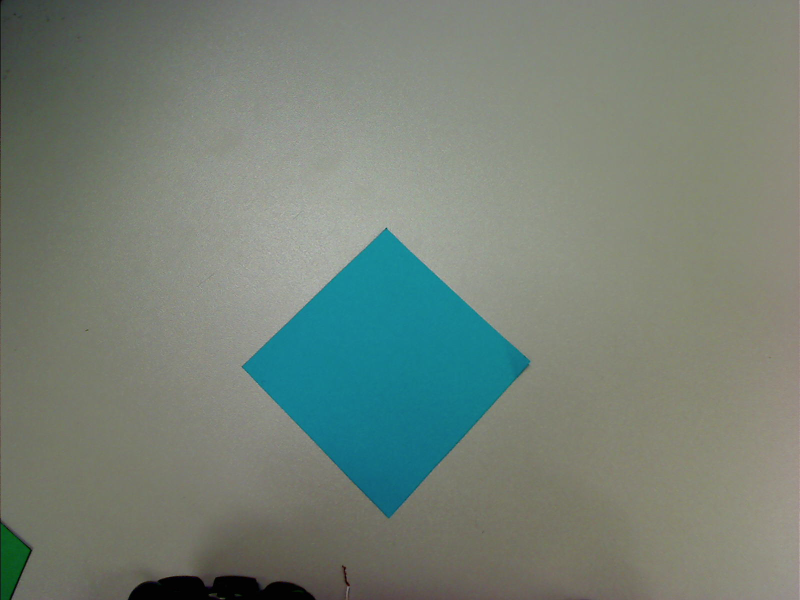
#> input picture glo/BlackPearl/ilebleue.png, 1600 x 1200 px (shown at 1/2 size)
$ python -i DetectionIles.py   (imports and definitions only)   (older library calls are emulated)
#> lines starting #> are read from the running program, lines starting #| are printed output that depends on the picture; after the words box and inside, x2 and y2 are one past the last pixel; in counts of white or black regions, pixels touching at a corner belong together; pictures that were not available may be replaced by others from this repository, and a replacement may not be noted
# import the necessary packages
import numpy as np
import cv2
from ElementCartographique import ElementCartographique
from Tresor import Tresor
from Ile import Ile


class DetectionIles(object):

    def __init__(self, image):
        self.imageCamera = image

        self.patronTriangle = cv2.imread('Image/triangle.png', 0)
        self.patronCercle = cv2.imread('Image/cercle.png', 0)
        self.patronCarre = cv2.imread('Image/carre.png', 0)
        self.patronPentagone = cv2.imread('Image/pentagone.png', 0)

        self.formesConnues = []
        self.ilesIdentifiees = []
        self.tresorIdentifies = []
        self.nombreFormes = 0
        self.nombreIles = 0

        #Intervalle clair, intervalle fonce
        self.intervalleRouge = np.array([100, 65, 200]), np.array([15, 0, 75]), "Rouge"
        self.intervalleBleu = np.array([255, 255, 102]), np.array([102, 102, 0]), "Bleu"
        self.intervalleJaune = np.array([51, 216, 242]), np.array([10, 120, 140]), "Jaune"
        self.intervalleVert = np.array([102, 255, 102]), np.array([0, 102, 0]), "Vert"

    def definirFormesConnues(self):
        """
        Definition d'un contour parfait pour chaque forme que le systeme devra detecter.
        Ces formes seront compares aux contours trouves par le systeme
        """

        precision, threshTriangle = cv2.threshold(self.patronTriangle, 127, 255, 0)
        precision, threshCercle = cv2.threshold(self.patronCercle, 127, 255, 0)
        precision, threshCarre = cv2.threshold(self.patronCarre, 127, 255, 0)
        precision, threshPentagone = cv2.threshold(self.patronPentagone, 127, 255, 0)

        # Recherche des contours
        _, contoursTriangle, _ = cv2.findContours(threshTriangle, cv2.RETR_EXTERNAL, cv2.CHAIN_APPROX_SIMPLE)
        self.cntTriangle = contoursTriangle[0]
        _, contoursCercle, _ = cv2.findContours(threshCercle, cv2.RETR_EXTERNAL, cv2.CHAIN_APPROX_SIMPLE)
        self.cntCercle = contoursCercle[0]
        _, contoursCarre, _ = cv2.findContours(threshCarre, cv2.RETR_EXTERNAL, cv2.CHAIN_APPROX_SIMPLE)
        self.cntCarre = contoursCarre[0]
        _, contoursPentagone, _ = cv2.findContours(threshPentagone, cv2.RETR_EXTERNAL, cv2.CHAIN_APPROX_SIMPLE)
        self.cntPentagone = contoursPentagone[0]

        # Ajoute les formes predeterminees dans une liste
        self.formesConnues.append(self.cntTriangle)
        self.formesConnues.append(self.cntCarre)
        self.formesConnues.append(self.cntCercle)
        self.formesConnues.append(self.cntPentagone)

    # [128 lines left out: functions detecterIles, detecterFormeCouleur, trouverForme, detecterTresor, getNombreFormes, getNombreIles, not called in this run]

    def getIlesIdentifiees(self):
        return self.ilesIdentifiees

    def getTresorsIdentifies(self):
        return self.tresorIdentifies

>>> import cv2
>>> picture = cv2.imread('../BlackPearl/ilebleue.png', cv2.IMREAD_GRAYSCALE)
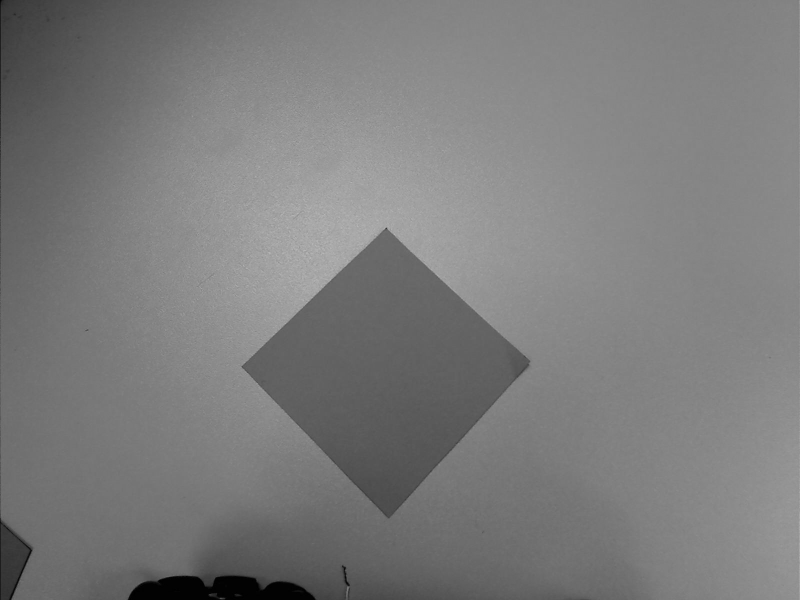
#> picture: shape (1200, 1600) (shown at 1/2 size); min 0, max 193, mean 123.8
>>> result = DetectionIles(picture).definirFormesConnues()
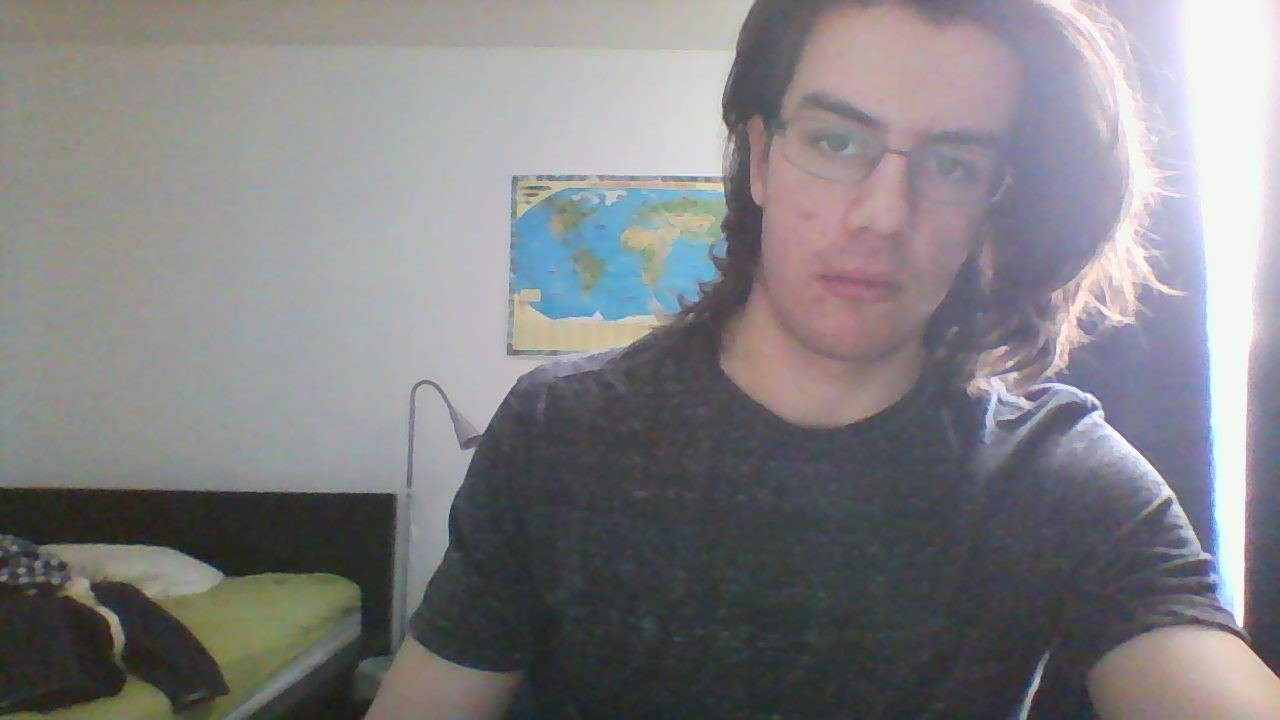
#> input picture glo/BlackPearl/imageReelle.png, 1280 x 720 px, given in place of cercle.png, which was not available
#> in __init__, `self.patronCercle = cv2.imread('Image/cercle.png', 0)`:
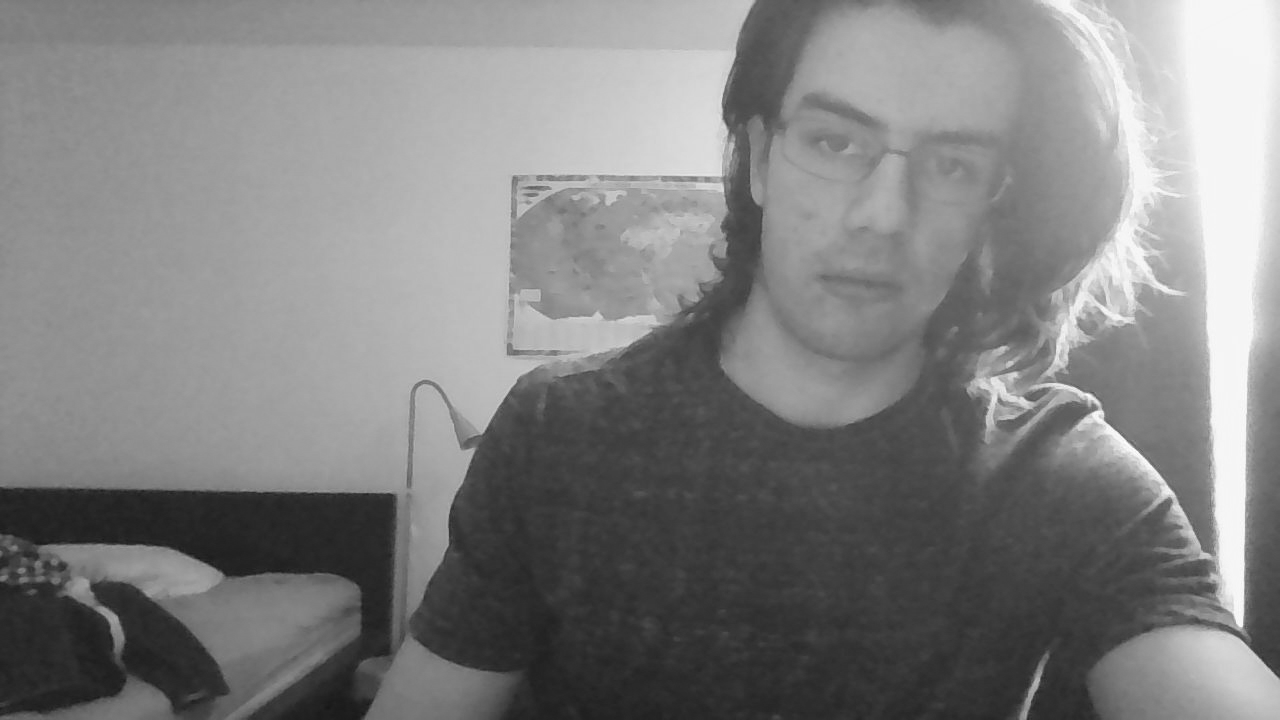
#> self.patronCercle: shape (720, 1280); min 22, max 254, mean 128.6
#> in definirFormesConnues, `precision, threshTriangle = cv2.threshold(self.patronTriangle, 127, 25..`:
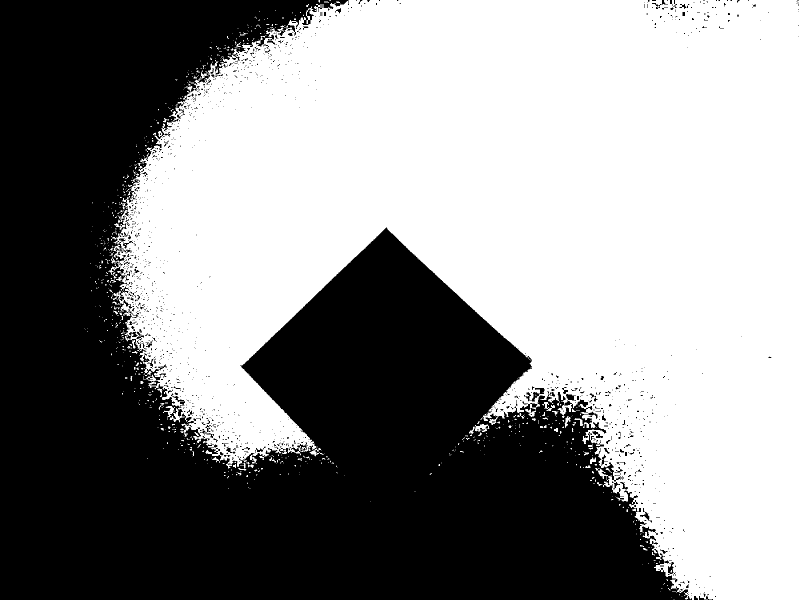
#> threshTriangle: shape (1200, 1600) (shown at 1/2 size); 55.1% white; 1375 black regions (1281 under 20 px), largest, box (x1, y1, x2, y2) and area: (0, 0, 1384, 1200) 852246, (1048, 776, 1090, 803) 364, (400, 850, 428, 876) 166
#> in definirFormesConnues, `precision, threshCercle = cv2.threshold(self.patronCercle, 127, 255, 0)`:
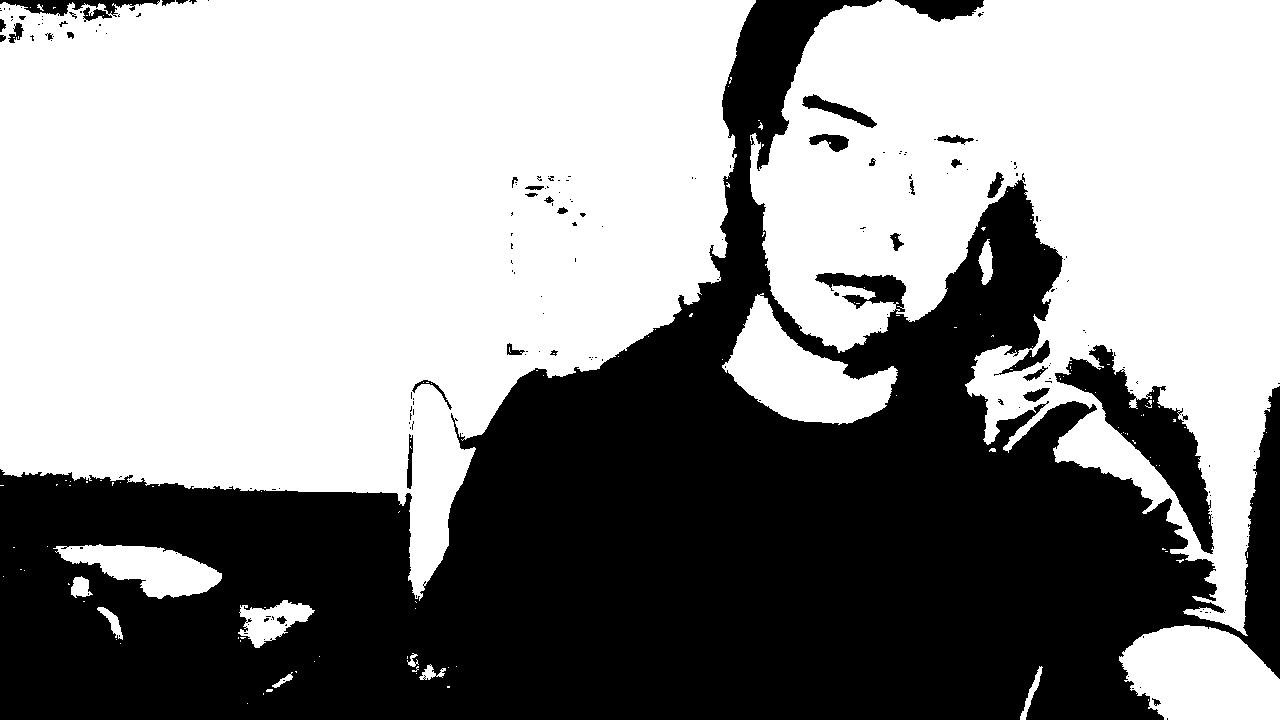
#> threshCercle: shape (720, 1280); 58.2% white; 193 black regions (156 under 20 px)
#> in definirFormesConnues, `_, contoursTriangle, _ = cv2.findContours(threshTriangle, cv2.RETR_EXT..`: contoursTriangle = 694 contours, 658 with area under 20; largest, box (x1, y1, x2, y2) and area: (216, 0, 1600, 1200) 1056856, (938, 848, 979, 872) 288, (1190, 936, 1216, 960) 146, (1050, 817, 1072, 834) 129, (1084, 804, 1110, 822) 112
#> in definirFormesConnues, `self.cntTriangle = contoursTriangle[0]`: self.cntTriangle = [[1347, 1199], [1348, 1199]]
#> in definirFormesConnues, `_, contoursCercle, _ = cv2.findContours(threshCercle, cv2.RETR_EXTERNA..`: contoursCercle = 92 contours, 79 with area under 20; largest, box (x1, y1, x2, y2) and area: (0, 0, 756, 601) 320787, (750, 0, 1280, 636) 196048, (1119, 625, 1280, 720) 11628, (722, 293, 898, 425) 10378, (53, 544, 222, 599) 4797
#> in definirFormesConnues, `self.cntCercle = contoursCercle[0]`: self.cntCercle = [[247, 703]]
#> in definirFormesConnues, `_, contoursCarre, _ = cv2.findContours(threshCarre, cv2.RETR_EXTERNAL,..`: contoursCarre has the same summary as contoursCercle
#> in definirFormesConnues, `_, contoursPentagone, _ = cv2.findContours(threshPentagone, cv2.RETR_E..`: contoursPentagone = []
#> (the run stopped early here; a loop or call above may not have finished)
